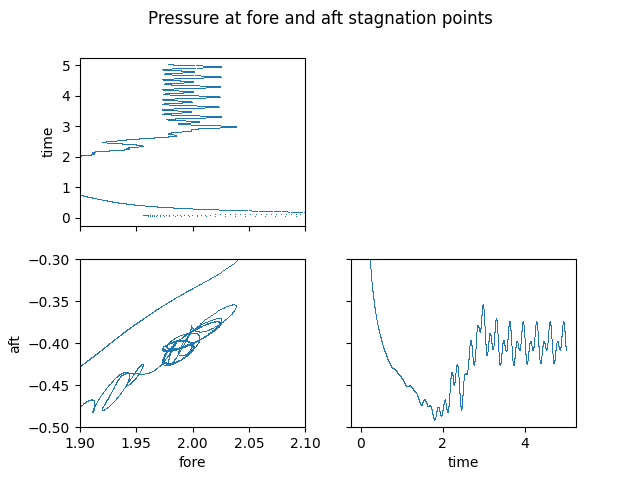

This chart was generated by the following Python code:
from argparse import ArgumentParser
from pathlib import Path

from matplotlib.pyplot import subplots
import numpy as np

parser = ArgumentParser()
parser.add_argument("history", type=Path)
args = parser.parse_args()

time, fore, aft = np.loadtxt(args.history, delimiter=",").T

fig, axs = subplots(2, 2, sharex="col", sharey="row")
axs[1][0].plot(fore, aft, marker=",", linestyle="None")
axs[1][0].set_xlabel("fore")
axs[1][0].set_ylabel("aft")
axs[0][0].plot(fore, time, marker=",", linestyle="None")
axs[0][0].set_ylabel("time")
axs[1][1].plot(time, aft, marker=",", linestyle="None")
axs[1][1].set_xlabel("time")
axs[0][1].axis("off")
axs[1][0].set_xlim(1.9, 2.1)
axs[1][0].set_ylim(-0.5, -0.3)
fig.suptitle("Pressure at fore and aft stagnation points")
fig.savefig(Path(__file__).with_suffix(".png"))
